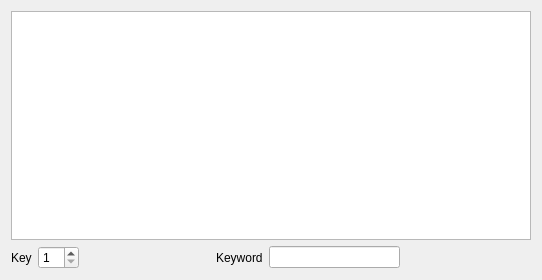
<?xml version="1.0" encoding="UTF-8"?>
<ui version="4.0">
 <class>CaesarKWCipher</class>
 <widget class="QWidget" name="CaesarKWCipher">
  <property name="geometry">
   <rect>
    <x>0</x>
    <y>0</y>
    <width>542</width>
    <height>280</height>
   </rect>
  </property>
  <property name="windowTitle">
   <string>Form</string>
  </property>
  <layout class="QHBoxLayout" name="horizontalLayout">
   <item>
    <layout class="QVBoxLayout" name="verticalLayout">
     <item>
      <widget class="QTextEdit" name="textEdit"/>
     </item>
     <item>
      <layout class="QHBoxLayout" name="horizontalLayout_2">
       <item>
        <widget class="QLabel" name="label">
         <property name="text">
          <string>Key</string>
         </property>
        </widget>
       </item>
       <item>
        <widget class="QSpinBox" name="firstKeySpinBox">
         <property name="minimum">
          <number>1</number>
         </property>
        </widget>
       </item>
       <item>
        <spacer name="horizontalSpacer_2">
         <property name="orientation">
          <enum>Qt::Horizontal</enum>
         </property>
         <property name="sizeHint" stdset="0">
          <size>
           <width>40</width>
           <height>20</height>
          </size>
         </property>
        </spacer>
       </item>
       <item>
        <widget class="QLabel" name="label_2">
         <property name="text">
          <string>Keyword</string>
         </property>
        </widget>
       </item>
       <item>
        <widget class="QLineEdit" name="secondKeyLineEdit"/>
       </item>
       <item>
        <spacer name="horizontalSpacer">
         <property name="orientation">
          <enum>Qt::Horizontal</enum>
         </property>
         <property name="sizeHint" stdset="0">
          <size>
           <width>40</width>
           <height>20</height>
          </size>
         </property>
        </spacer>
       </item>
      </layout>
     </item>
    </layout>
   </item>
  </layout>
 </widget>
 <resources/>
 <connections/>
</ui>
